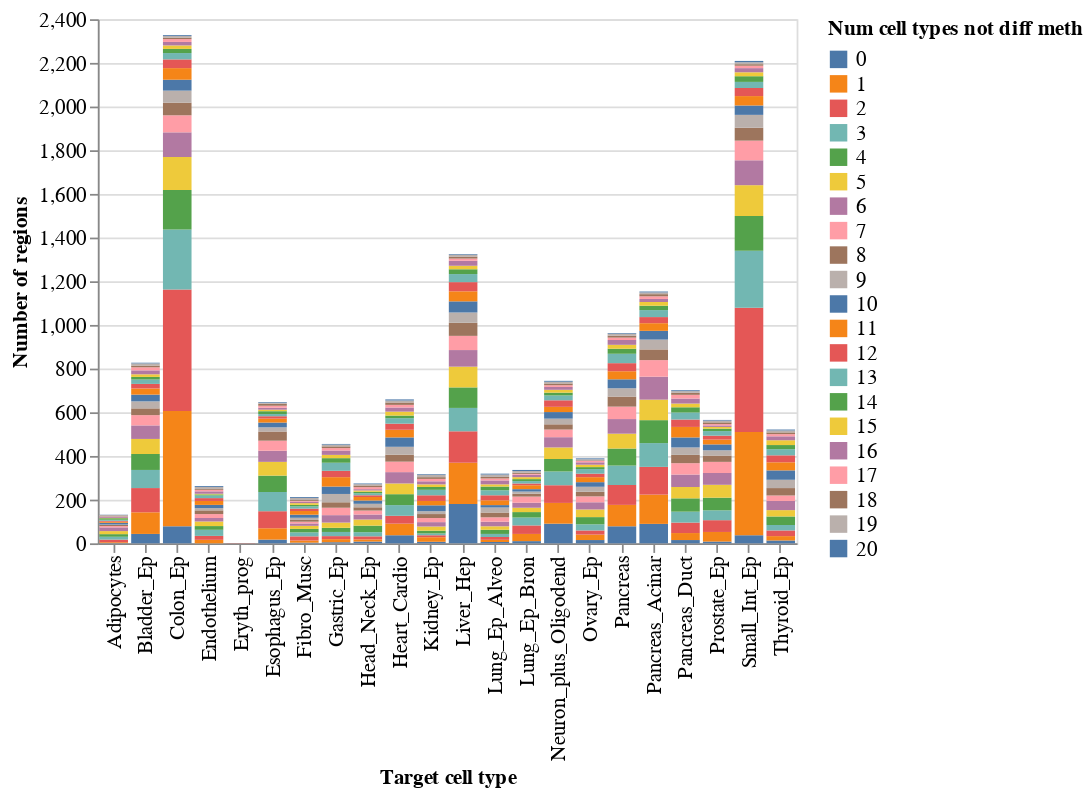

The cell this chart's notebook holds for it:
### Code cell
# For loose rule 1
candidate_plot_df = candidate_regions_summary_loose1_df.groupby(['ct1', 'n_non_diff']).size().to_frame('num_candidates').reset_index()
alt.Chart(candidate_plot_df).mark_bar().encode(
    x=alt.X('ct1', title='Target cell type'),
    y=alt.Y('num_candidates', title='Number of regions'),
    order=alt.Order('n_non_diff:N', sort='ascending'),
    color=alt.Color('n_non_diff:N', title='Num cell types not diff meth')
).properties(
    height=300, width=400
)

### Figure 1 — Vega-Lite specification as saved in the notebook (floating-point values rounded to 4 significant figures; data arrays with more than 128 entries replaced by an {"elided": "..."} marker saying what was removed)
{"config": {"legend": {"titleFontSize": 12, "labelFontSize": 12, "labelLimit": 0}, "axis": {"titleFontSize": 12, "labelFontSize": 12}, "header": {"titleFontSize": 14, "labelFontSize": 14}, "title": {"titleFontSize": 30, "labelFontSize": 30}}, "data": {"name": "data-47ca3690bc7bd1946b72e11f7b04f741"}, "mark": {"type": "bar"}, "encoding": {"color": {"field": "n_non_diff", "title": "Num cell types not diff meth", "type": "nominal"}, "order": {"field": "n_non_diff", "sort": "ascending", "type": "nominal"}, "x": {"field": "ct1", "title": "Target cell type", "type": "nominal"}, "y": {"field": "num_candidates", "title": "Number of regions", "type": "quantitative"}}, "height": 300, "width": 400, "$schema": "https://vega.github.io/schema/vega-lite/v5.8.0.json", "datasets": {"data-47ca3690bc7bd1946b72e11f7b04f741": {"elided": "441 records"}}}
